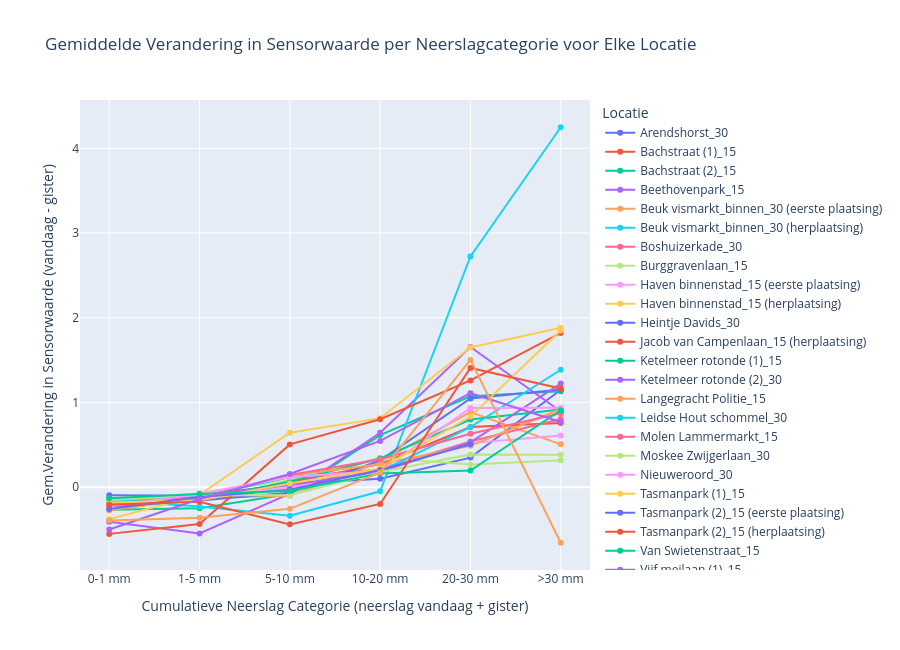

The notebook cell saved with this chart:
### Code cell
# n_cum vs s_prev_diff

# Define a function to categorize 'n_cum' into bins for analysis
def categorize_rainfall(n_cum_value):
    if n_cum_value < 1:
        return '0-1 mm'
    elif 1 <= n_cum_value < 5:
        return '1-5 mm'
    elif 5 <= n_cum_value < 10:
        return '5-10 mm'
    elif 10 <= n_cum_value < 20:
        return '10-20 mm'
    elif 20 <= n_cum_value < 30:
        return '20-30 mm'
    else:
        return '>30 mm'

# Remove the specific location from the DataFrame, because this is an outlier to the dataset
df_filtered = df[df['locatie'] != 'Jacob van Campenlaan_15 (eerste plaatsing)']

# Apply categorization to 'n_cum' column
df_filtered['n_cum_category'] = df_filtered['n_cum'].apply(categorize_rainfall)

# Calculate the mean 's_prev_diff_2' by location and 'n_cum' category
mean_s_prev_diff_2_by_rain_category = df_filtered.groupby(['locatie', 'n_cum_category'])['s_prev_diff'].mean().unstack()


# Ensure correct ordering of 'n_cum_category'
correct_order = ['0-1 mm', '1-5 mm', '5-10 mm', '10-20 mm', '20-30 mm', '>30 mm']
mean_s_prev_diff_2_by_rain_category = mean_s_prev_diff_2_by_rain_category[correct_order]

# Create an interactive line plot
fig = go.Figure()

# Add a trace for each location
for locatie in mean_s_prev_diff_2_by_rain_category.index:
    fig.add_trace(go.Scatter(
        x=mean_s_prev_diff_2_by_rain_category.columns,
        y=mean_s_prev_diff_2_by_rain_category.loc[locatie],
        mode='lines+markers',
        name=locatie,
        hoverinfo='text',
        text=[f"Locatie: {locatie}<br>Neerslag Categorie: {category}<br>Gemiddelde Verandering: {value:.2f}"
              for category, value in zip(mean_s_prev_diff_2_by_rain_category.columns, 
                                         mean_s_prev_diff_2_by_rain_category.loc[locatie])]
    ))

# Customize layout with increased height
fig.update_layout(
    title="Gemiddelde Verandering in Sensorwaarde per Neerslagcategorie voor Elke Locatie",
    xaxis_title="Cumulatieve Neerslag Categorie (neerslag vandaag + gister)",
    yaxis_title="Gem.Verandering in Sensorwaarde (vandaag - gister)",
    xaxis=dict(tickmode='array', tickvals=correct_order),
    legend_title="Locatie",
    hovermode='closest',
    height=650  # Doubling the height for a taller plot
)

# Display the interactive plot
fig.show()

### Figure 1 — Plotly figure (JSON) as saved in the notebook; plotly's stock layout.template omitted (floating-point values rounded to 4 significant figures)
{"data": [{"hoverinfo": "text", "mode": "lines+markers", "name": "Arendshorst_30", "text": ["Locatie: Arendshorst_30<br>Neerslag Categorie: 0-1 mm<br>Gemiddelde Verandering: -0.09", "Locatie: Arendshorst_30<br>Neerslag Categorie: 1-5 mm<br>Gemiddelde Verandering: -0.10", "Locatie: Arendshorst_30<br>Neerslag Categorie: 5-10 mm<br>Gemiddelde Verandering: 0.04", "Locatie: Arendshorst_30<br>Neerslag Categorie: 10-20 mm<br>Gemiddelde Verandering: 0.10", "Locatie: Arendshorst_30<br>Neerslag Categorie: 20-30 mm<br>Gemiddelde Verandering: 0.35", "Locatie: Arendshorst_30<br>Neerslag Categorie: >30 mm<br>Gemiddelde Verandering: 1.15"], "type": "scatter", "x": ["0-1 mm", "1-5 mm", "5-10 mm", "10-20 mm", "20-30 mm", ">30 mm"], "y": [-0.09459, -0.1004, 0.0376, 0.09816, 0.3484, 1.15]}, {"hoverinfo": "text", "mode": "lines+markers", "name": "Bachstraat (1)_15", "text": ["Locatie: Bachstraat (1)_15<br>Neerslag Categorie: 0-1 mm<br>Gemiddelde Verandering: -0.18", "Locatie: Bachstraat (1)_15<br>Neerslag Categorie: 1-5 mm<br>Gemiddelde Verandering: -0.14", "Locatie: Bachstraat (1)_15<br>Neerslag Categorie: 5-10 mm<br>Gemiddelde Verandering: 0.06", "Locatie: Bachstraat (1)_15<br>Neerslag Categorie: 10-20 mm<br>Gemiddelde Verandering: 0.27", "Locatie: Bachstraat (1)_15<br>Neerslag Categorie: 20-30 mm<br>Gemiddelde Verandering: 0.71", "Locatie: Bachstraat (1)_15<br>Neerslag Categorie: >30 mm<br>Gemiddelde Verandering: 0.76"], "type": "scatter", "x": ["0-1 mm", "1-5 mm", "5-10 mm", "10-20 mm", "20-30 mm", ">30 mm"], "y": [-0.1835, -0.1394, 0.0563, 0.2716, 0.7087, 0.7569]}, {"hoverinfo": "text", "mode": "lines+markers", "name": "Bachstraat (2)_15", "text": ["Locatie: Bachstraat (2)_15<br>Neerslag Categorie: 0-1 mm<br>Gemiddelde Verandering: -0.27", "Locatie: Bachstraat (2)_15<br>Neerslag Categorie: 1-5 mm<br>Gemiddelde Verandering: -0.25", "Locatie: Bachstraat (2)_15<br>Neerslag Categorie: 5-10 mm<br>Gemiddelde Verandering: -0.08", "Locatie: Bachstraat (2)_15<br>Neerslag Categorie: 10-20 mm<br>Gemiddelde Verandering: 0.61", "Locatie: Bachstraat (2)_15<br>Neerslag Categorie: 20-30 mm<br>Gemiddelde Verandering: 1.07", "Locatie: Bachstraat (2)_15<br>Neerslag Categorie: >30 mm<br>Gemiddelde Verandering: 1.13"], "type": "scatter", "x": ["0-1 mm", "1-5 mm", "5-10 mm", "10-20 mm", "20-30 mm", ">30 mm"], "y": [-0.2684, -0.2494, -0.08205, 0.6147, 1.072, 1.131]}, {"hoverinfo": "text", "mode": "lines+markers", "name": "Beethovenpark_15", "text": ["Locatie: Beethovenpark_15<br>Neerslag Categorie: 0-1 mm<br>Gemiddelde Verandering: -0.41", "Locatie: Beethovenpark_15<br>Neerslag Categorie: 1-5 mm<br>Gemiddelde Verandering: -0.55", "Locatie: Beethovenpark_15<br>Neerslag Categorie: 5-10 mm<br>Gemiddelde Verandering: -0.08", "Locatie: Beethovenpark_15<br>Neerslag Categorie: 10-20 mm<br>Gemiddelde Verandering: 0.64", "Locatie: Beethovenpark_15<br>Neerslag Categorie: 20-30 mm<br>Gemiddelde Verandering: 1.65", "Locatie: Beethovenpark_15<br>Neerslag Categorie: >30 mm<br>Gemiddelde Verandering: 0.89"], "type": "scatter", "x": ["0-1 mm", "1-5 mm", "5-10 mm", "10-20 mm", "20-30 mm", ">30 mm"], "y": [-0.4088, -0.5459, -0.0756, 0.6411, 1.655, 0.8936]}, {"hoverinfo": "text", "mode": "lines+markers", "name": "Beuk vismarkt_binnen_30 (eerste plaatsing)", "text": ["Locatie: Beuk vismarkt_binnen_30 (eerste plaatsing)<br>Neerslag Categorie: 0-1 mm<br>Gemiddelde Verandering: -0.28", "Locatie: Beuk vismarkt_binnen_30 (eerste plaatsing)<br>Neerslag Categorie: 1-5 mm<br>Gemiddelde Verandering: -0.13", "Locatie: Beuk vismarkt_binnen_30 (eerste plaatsing)<br>Neerslag Categorie: 5-10 mm<br>Gemiddelde Verandering: -0.10", "Locatie: Beuk vismarkt_binnen_30 (eerste plaatsing)<br>Neerslag Categorie: 10-20 mm<br>Gemiddelde Verandering: 0.30", "Locatie: Beuk vismarkt_binnen_30 (eerste plaatsing)<br>Neerslag Categorie: 20-30 mm<br>Gemiddelde Verandering: 0.89", "Locatie: Beuk vismarkt_binnen_30 (eerste plaatsing)<br>Neerslag Categorie: >30 mm<br>Gemiddelde Verandering: 0.51"], "type": "scatter", "x": ["0-1 mm", "1-5 mm", "5-10 mm", "10-20 mm", "20-30 mm", ">30 mm"], "y": [-0.2759, -0.1263, -0.1029, 0.3031, 0.8871, 0.5052]}, {"hoverinfo": "text", "mode": "lines+markers", "name": "Beuk vismarkt_binnen_30 (herplaatsing)", "text": ["Locatie: Beuk vismarkt_binnen_30 (herplaatsing)<br>Neerslag Categorie: 0-1 mm<br>Gemiddelde Verandering: -0.16", "Locatie: Beuk vismarkt_binnen_30 (herplaatsing)<br>Neerslag Categorie: 1-5 mm<br>Gemiddelde Verandering: -0.23", "Locatie: Beuk vismarkt_binnen_30 (herplaatsing)<br>Neerslag Categorie: 5-10 mm<br>Gemiddelde Verandering: -0.34", "Locatie: Beuk vismarkt_binnen_30 (herplaatsing)<br>Neerslag Categorie: 10-20 mm<br>Gemiddelde Verandering: -0.05", "Locatie: Beuk vismarkt_binnen_30 (herplaatsing)<br>Neerslag Categorie: 20-30 mm<br>Gemiddelde Verandering: 2.72", "Locatie: Beuk vismarkt_binnen_30 (herplaatsing)<br>Neerslag Categorie: >30 mm<br>Gemiddelde Verandering: 4.25"], "type": "scatter", "x": ["0-1 mm", "1-5 mm", "5-10 mm", "10-20 mm", "20-30 mm", ">30 mm"], "y": [-0.1587, -0.2277, -0.3379, -0.0495, 2.723, 4.249]}, {"hoverinfo": "text", "mode": "lines+markers", "name": "Boshuizerkade_30", "text": ["Locatie: Boshuizerkade_30<br>Neerslag Categorie: 0-1 mm<br>Gemiddelde Verandering: -0.15", "Locatie: Boshuizerkade_30<br>Neerslag Categorie: 1-5 mm<br>Gemiddelde Verandering: -0.11", "Locatie: Boshuizerkade_30<br>Neerslag Categorie: 5-10 mm<br>Gemiddelde Verandering: 0.12", "Locatie: Boshuizerkade_30<br>Neerslag Categorie: 10-20 mm<br>Gemiddelde Verandering: 0.21", "Locatie: Boshuizerkade_30<br>Neerslag Categorie: 20-30 mm<br>Gemiddelde Verandering: 0.54", "Locatie: Boshuizerkade_30<br>Neerslag Categorie: >30 mm<br>Gemiddelde Verandering: 0.80"], "type": "scatter", "x": ["0-1 mm", "1-5 mm", "5-10 mm", "10-20 mm", "20-30 mm", ">30 mm"], "y": [-0.1513, -0.105, 0.1171, 0.2116, 0.5389, 0.8048]}, {"hoverinfo": "text", "mode": "lines+markers", "name": "Burggravenlaan_15", "text": ["Locatie: Burggravenlaan_15<br>Neerslag Categorie: 0-1 mm<br>Gemiddelde Verandering: -0.16", "Locatie: Burggravenlaan_15<br>Neerslag Categorie: 1-5 mm<br>Gemiddelde Verandering: -0.07", "Locatie: Burggravenlaan_15<br>Neerslag Categorie: 5-10 mm<br>Gemiddelde Verandering: 0.08", "Locatie: Burggravenlaan_15<br>Neerslag Categorie: 10-20 mm<br>Gemiddelde Verandering: 0.35", "Locatie: Burggravenlaan_15<br>Neerslag Categorie: 20-30 mm<br>Gemiddelde Verandering: 0.27", "Locatie: Burggravenlaan_15<br>Neerslag Categorie: >30 mm<br>Gemiddelde Verandering: 0.32"], "type": "scatter", "x": ["0-1 mm", "1-5 mm", "5-10 mm", "10-20 mm", "20-30 mm", ">30 mm"], "y": [-0.1622, -0.07094, 0.08245, 0.3477, 0.2675, 0.3172]}, {"hoverinfo": "text", "mode": "lines+markers", "name": "Haven binnenstad_15 (eerste plaatsing)", "text": ["Locatie: Haven binnenstad_15 (eerste plaatsing)<br>Neerslag Categorie: 0-1 mm<br>Gemiddelde Verandering: -0.23", "Locatie: Haven binnenstad_15 (eerste plaatsing)<br>Neerslag Categorie: 1-5 mm<br>Gemiddelde Verandering: -0.13", "Locatie: Haven binnenstad_15 (eerste plaatsing)<br>Neerslag Categorie: 5-10 mm<br>Gemiddelde Verandering: -0.01", "Locatie: Haven binnenstad_15 (eerste plaatsing)<br>Neerslag Categorie: 10-20 mm<br>Gemiddelde Verandering: 0.20", "Locatie: Haven binnenstad_15 (eerste plaatsing)<br>Neerslag Categorie: 20-30 mm<br>Gemiddelde Verandering: 0.52", "Locatie: Haven binnenstad_15 (eerste plaatsing)<br>Neerslag Categorie: >30 mm<br>Gemiddelde Verandering: 0.61"], "type": "scatter", "x": ["0-1 mm", "1-5 mm", "5-10 mm", "10-20 mm", "20-30 mm", ">30 mm"], "y": [-0.2279, -0.1252, -0.005379, 0.2034, 0.5197, 0.6106]}, {"hoverinfo": "text", "mode": "lines+markers", "name": "Haven binnenstad_15 (herplaatsing)", "text": ["Locatie: Haven binnenstad_15 (herplaatsing)<br>Neerslag Categorie: 0-1 mm<br>Gemiddelde Verandering: -0.38", "Locatie: Haven binnenstad_15 (herplaatsing)<br>Neerslag Categorie: 1-5 mm<br>Gemiddelde Verandering: -0.09", "Locatie: Haven binnenstad_15 (herplaatsing)<br>Neerslag Categorie: 5-10 mm<br>Gemiddelde Verandering: 0.64", "Locatie: Haven binnenstad_15 (herplaatsing)<br>Neerslag Categorie: 10-20 mm<br>Gemiddelde Verandering: 0.81", "Locatie: Haven binnenstad_15 (herplaatsing)<br>Neerslag Categorie: 20-30 mm<br>Gemiddelde Verandering: 1.65", "Locatie: Haven binnenstad_15 (herplaatsing)<br>Neerslag Categorie: >30 mm<br>Gemiddelde Verandering: 1.88"], "type": "scatter", "x": ["0-1 mm", "1-5 mm", "5-10 mm", "10-20 mm", "20-30 mm", ">30 mm"], "y": [-0.3792, -0.09209, 0.6417, 0.8142, 1.649, 1.883]}, {"hoverinfo": "text", "mode": "lines+markers", "name": "Heintje Davids_30", "text": ["Locatie: Heintje Davids_30<br>Neerslag Categorie: 0-1 mm<br>Gemiddelde Verandering: -0.23", "Locatie: Heintje Davids_30<br>Neerslag Categorie: 1-5 mm<br>Gemiddelde Verandering: -0.16", "Locatie: Heintje Davids_30<br>Neerslag Categorie: 5-10 mm<br>Gemiddelde Verandering: -0.07", "Locatie: Heintje Davids_30<br>Neerslag Categorie: 10-20 mm<br>Gemiddelde Verandering: 0.32", "Locatie: Heintje Davids_30<br>Neerslag Categorie: 20-30 mm<br>Gemiddelde Verandering: 1.05", "Locatie: Heintje Davids_30<br>Neerslag Categorie: >30 mm<br>Gemiddelde Verandering: 1.15"], "type": "scatter", "x": ["0-1 mm", "1-5 mm", "5-10 mm", "10-20 mm", "20-30 mm", ">30 mm"], "y": [-0.2293, -0.1591, -0.06618, 0.3159, 1.047, 1.151]}, {"hoverinfo": "text", "mode": "lines+markers", "name": "Jacob van Campenlaan_15 (herplaatsing)", "text": ["Locatie: Jacob van Campenlaan_15 (herplaatsing)<br>Neerslag Categorie: 0-1 mm<br>Gemiddelde Verandering: -0.55", "Locatie: Jacob van Campenlaan_15 (herplaatsing)<br>Neerslag Categorie: 1-5 mm<br>Gemiddelde Verandering: -0.44", "Locatie: Jacob van Campenlaan_15 (herplaatsing)<br>Neerslag Categorie: 5-10 mm<br>Gemiddelde Verandering: 0.50", "Locatie: Jacob van Campenlaan_15 (herplaatsing)<br>Neerslag Categorie: 10-20 mm<br>Gemiddelde Verandering: 0.80", "Locatie: Jacob van Campenlaan_15 (herplaatsing)<br>Neerslag Categorie: 20-30 mm<br>Gemiddelde Verandering: 1.26", "Locatie: Jacob van Campenlaan_15 (herplaatsing)<br>Neerslag Categorie: >30 mm<br>Gemiddelde Verandering: 1.82"], "type": "scatter", "x": ["0-1 mm", "1-5 mm", "5-10 mm", "10-20 mm", "20-30 mm", ">30 mm"], "y": [-0.5518, -0.4359, 0.5044, 0.8015, 1.26, 1.82]}, {"hoverinfo": "text", "mode": "lines+markers", "name": "Ketelmeer rotonde (1)_15", "text": ["Locatie: Ketelmeer rotonde (1)_15<br>Neerslag Categorie: 0-1 mm<br>Gemiddelde Verandering: -0.19", "Locatie: Ketelmeer rotonde (1)_15<br>Neerslag Categorie: 1-5 mm<br>Gemiddelde Verandering: -0.15", "Locatie: Ketelmeer rotonde (1)_15<br>Neerslag Categorie: 5-10 mm<br>Gemiddelde Verandering: 0.07", "Locatie: Ketelmeer rotonde (1)_15<br>Neerslag Categorie: 10-20 mm<br>Gemiddelde Verandering: 0.34", "Locatie: Ketelmeer rotonde (1)_15<br>Neerslag Categorie: 20-30 mm<br>Gemiddelde Verandering: 0.80", "Locatie: Ketelmeer rotonde (1)_15<br>Neerslag Categorie: >30 mm<br>Gemiddelde Verandering: 0.92"], "type": "scatter", "x": ["0-1 mm", "1-5 mm", "5-10 mm", "10-20 mm", "20-30 mm", ">30 mm"], "y": [-0.1946, -0.1483, 0.0676, 0.3385, 0.7976, 0.9161]}, {"hoverinfo": "text", "mode": "lines+markers", "name": "Ketelmeer rotonde (2)_30", "text": ["Locatie: Ketelmeer rotonde (2)_30<br>Neerslag Categorie: 0-1 mm<br>Gemiddelde Verandering: -0.14", "Locatie: Ketelmeer rotonde (2)_30<br>Neerslag Categorie: 1-5 mm<br>Gemiddelde Verandering: -0.11", "Locatie: Ketelmeer rotonde (2)_30<br>Neerslag Categorie: 5-10 mm<br>Gemiddelde Verandering: 0.02", "Locatie: Ketelmeer rotonde (2)_30<br>Neerslag Categorie: 10-20 mm<br>Gemiddelde Verandering: 0.18", "Locatie: Ketelmeer rotonde (2)_30<br>Neerslag Categorie: 20-30 mm<br>Gemiddelde Verandering: 0.53", "Locatie: Ketelmeer rotonde (2)_30<br>Neerslag Categorie: >30 mm<br>Gemiddelde Verandering: 1.22"], "type": "scatter", "x": ["0-1 mm", "1-5 mm", "5-10 mm", "10-20 mm", "20-30 mm", ">30 mm"], "y": [-0.1393, -0.1128, 0.02471, 0.1828, 0.5289, 1.223]}, {"hoverinfo": "text", "mode": "lines+markers", "name": "Langegracht Politie_15", "text": ["Locatie: Langegracht Politie_15<br>Neerslag Categorie: 0-1 mm<br>Gemiddelde Verandering: -0.16", "Locatie: Langegracht Politie_15<br>Neerslag Categorie: 1-5 mm<br>Gemiddelde Verandering: -0.13", "Locatie: Langegracht Politie_15<br>Neerslag Categorie: 5-10 mm<br>Gemiddelde Verandering: 0.14", "Locatie: Langegracht Politie_15<br>Neerslag Categorie: 10-20 mm<br>Gemiddelde Verandering: 0.27", "Locatie: Langegracht Politie_15<br>Neerslag Categorie: 20-30 mm<br>Gemiddelde Verandering: 0.49", "Locatie: Langegracht Politie_15<br>Neerslag Categorie: >30 mm<br>Gemiddelde Verandering: 0.92"], "type": "scatter", "x": ["0-1 mm", "1-5 mm", "5-10 mm", "10-20 mm", "20-30 mm", ">30 mm"], "y": [-0.1623, -0.1253, 0.1381, 0.2698, 0.4883, 0.9222]}, {"hoverinfo": "text", "mode": "lines+markers", "name": "Leidse Hout schommel_30", "text": ["Locatie: Leidse Hout schommel_30<br>Neerslag Categorie: 0-1 mm<br>Gemiddelde Verandering: -0.17", "Locatie: Leidse Hout schommel_30<br>Neerslag Categorie: 1-5 mm<br>Gemiddelde Verandering: -0.12", "Locatie: Leidse Hout schommel_30<br>Neerslag Categorie: 5-10 mm<br>Gemiddelde Verandering: 0.12", "Locatie: Leidse Hout schommel_30<br>Neerslag Categorie: 10-20 mm<br>Gemiddelde Verandering: 0.18", "Locatie: Leidse Hout schommel_30<br>Neerslag Categorie: 20-30 mm<br>Gemiddelde Verandering: 0.71", "Locatie: Leidse Hout schommel_30<br>Neerslag Categorie: >30 mm<br>Gemiddelde Verandering: 1.39"], "type": "scatter", "x": ["0-1 mm", "1-5 mm", "5-10 mm", "10-20 mm", "20-30 mm", ">30 mm"], "y": [-0.1732, -0.1188, 0.1233, 0.1848, 0.7076, 1.386]}, {"hoverinfo": "text", "mode": "lines+markers", "name": "Molen Lammermarkt_15", "text": ["Locatie: Molen Lammermarkt_15<br>Neerslag Categorie: 0-1 mm<br>Gemiddelde Verandering: -0.19", "Locatie: Molen Lammermarkt_15<br>Neerslag Categorie: 1-5 mm<br>Gemiddelde Verandering: -0.12", "Locatie: Molen Lammermarkt_15<br>Neerslag Categorie: 5-10 mm<br>Gemiddelde Verandering: 0.14", "Locatie: Molen Lammermarkt_15<br>Neerslag Categorie: 10-20 mm<br>Gemiddelde Verandering: 0.33", "Locatie: Molen Lammermarkt_15<br>Neerslag Categorie: 20-30 mm<br>Gemiddelde Verandering: 0.63", "Locatie: Molen Lammermarkt_15<br>Neerslag Categorie: >30 mm<br>Gemiddelde Verandering: 0.87"], "type": "scatter", "x": ["0-1 mm", "1-5 mm", "5-10 mm", "10-20 mm", "20-30 mm", ">30 mm"], "y": [-0.1949, -0.1238, 0.1441, 0.3296, 0.6297, 0.8727]}, {"hoverinfo": "text", "mode": "lines+markers", "name": "Moskee Zwijgerlaan_30", "text": ["Locatie: Moskee Zwijgerlaan_30<br>Neerslag Categorie: 0-1 mm<br>Gemiddelde Verandering: -0.15", "Locatie: Moskee Zwijgerlaan_30<br>Neerslag Categorie: 1-5 mm<br>Gemiddelde Verandering: -0.09", "Locatie: Moskee Zwijgerlaan_30<br>Neerslag Categorie: 5-10 mm<br>Gemiddelde Verandering: -0.10", "Locatie: Moskee Zwijgerlaan_30<br>Neerslag Categorie: 10-20 mm<br>Gemiddelde Verandering: 0.18", "Locatie: Moskee Zwijgerlaan_30<br>Neerslag Categorie: 20-30 mm<br>Gemiddelde Verandering: 0.39", "Locatie: Moskee Zwijgerlaan_30<br>Neerslag Categorie: >30 mm<br>Gemiddelde Verandering: 0.38"], "type": "scatter", "x": ["0-1 mm", "1-5 mm", "5-10 mm", "10-20 mm", "20-30 mm", ">30 mm"], "y": [-0.1514, -0.09368, -0.0956, 0.1791, 0.3854, 0.3812]}, {"hoverinfo": "text", "mode": "lines+markers", "name": "Nieuweroord_30", "text": ["Locatie: Nieuweroord_30<br>Neerslag Categorie: 0-1 mm<br>Gemiddelde Verandering: -0.23", "Locatie: Nieuweroord_30<br>Neerslag Categorie: 1-5 mm<br>Gemiddelde Verandering: -0.08", "Locatie: Nieuweroord_30<br>Neerslag Categorie: 5-10 mm<br>Gemiddelde Verandering: 0.12", "Locatie: Nieuweroord_30<br>Neerslag Categorie: 10-20 mm<br>Gemiddelde Verandering: 0.19", "Locatie: Nieuweroord_30<br>Neerslag Categorie: 20-30 mm<br>Gemiddelde Verandering: 0.94", "Locatie: Nieuweroord_30<br>Neerslag Categorie: >30 mm<br>Gemiddelde Verandering: 0.94"], "type": "scatter", "x": ["0-1 mm", "1-5 mm", "5-10 mm", "10-20 mm", "20-30 mm", ">30 mm"], "y": [-0.2274, -0.07899, 0.1186, 0.1908, 0.9352, 0.937]}, {"hoverinfo": "text", "mode": "lines+markers", "name": "Tasmanpark (1)_15", "text": ["Locatie: Tasmanpark (1)_15<br>Neerslag Categorie: 0-1 mm<br>Gemiddelde Verandering: -0.18", "Locatie: Tasmanpark (1)_15<br>Neerslag Categorie: 1-5 mm<br>Gemiddelde Verandering: -0.15", "Locatie: Tasmanpark (1)_15<br>Neerslag Categorie: 5-10 mm<br>Gemiddelde Verandering: 0.04", "Locatie: Tasmanpark (1)_15<br>Neerslag Categorie: 10-20 mm<br>Gemiddelde Verandering: 0.22", "Locatie: Tasmanpark (1)_15<br>Neerslag Categorie: 20-30 mm<br>Gemiddelde Verandering: 0.83", "Locatie: Tasmanpark (1)_15<br>Neerslag Categorie: >30 mm<br>Gemiddelde Verandering: 1.85"], "type": "scatter", "x": ["0-1 mm", "1-5 mm", "5-10 mm", "10-20 mm", "20-30 mm", ">30 mm"], "y": [-0.1821, -0.1536, 0.04324, 0.2203, 0.8335, 1.848]}, {"hoverinfo": "text", "mode": "lines+markers", "name": "Tasmanpark (2)_15 (eerste plaatsing)", "text": ["Locatie: Tasmanpark (2)_15 (eerste plaatsing)<br>Neerslag Categorie: 0-1 mm<br>Gemiddelde Verandering: -0.26", "Locatie: Tasmanpark (2)_15 (eerste plaatsing)<br>Neerslag Categorie: 1-5 mm<br>Gemiddelde Verandering: -0.12", "Locatie: Tasmanpark (2)_15 (eerste plaatsing)<br>Neerslag Categorie: 5-10 mm<br>Gemiddelde Verandering: -0.03", "Locatie: Tasmanpark (2)_15 (eerste plaatsing)<br>Neerslag Categorie: 10-20 mm<br>Gemiddelde Verandering: 0.20", "Locatie: Tasmanpark (2)_15 (eerste plaatsing)<br>Neerslag Categorie: 20-30 mm<br>Gemiddelde Verandering: 0.51", "Locatie: Tasmanpark (2)_15 (eerste plaatsing)<br>Neerslag Categorie: >30 mm<br>Gemiddelde Verandering: nan"], "type": "scatter", "x": ["0-1 mm", "1-5 mm", "5-10 mm", "10-20 mm", "20-30 mm", ">30 mm"], "y": [-0.2579, -0.1152, -0.03011, 0.2029, 0.5068, NaN]}, {"hoverinfo": "text", "mode": "lines+markers", "name": "Tasmanpark (2)_15 (herplaatsing)", "text": ["Locatie: Tasmanpark (2)_15 (herplaatsing)<br>Neerslag Categorie: 0-1 mm<br>Gemiddelde Verandering: -0.21", "Locatie: Tasmanpark (2)_15 (herplaatsing)<br>Neerslag Categorie: 1-5 mm<br>Gemiddelde Verandering: -0.17", "Locatie: Tasmanpark (2)_15 (herplaatsing)<br>Neerslag Categorie: 5-10 mm<br>Gemiddelde Verandering: -0.44", "Locatie: Tasmanpark (2)_15 (herplaatsing)<br>Neerslag Categorie: 10-20 mm<br>Gemiddelde Verandering: -0.20", "Locatie: Tasmanpark (2)_15 (herplaatsing)<br>Neerslag Categorie: 20-30 mm<br>Gemiddelde Verandering: 1.41", "Locatie: Tasmanpark (2)_15 (herplaatsing)<br>Neerslag Categorie: >30 mm<br>Gemiddelde Verandering: 1.17"], "type": "scatter", "x": ["0-1 mm", "1-5 mm", "5-10 mm", "10-20 mm", "20-30 mm", ">30 mm"], "y": [-0.2082, -0.173, -0.4396, -0.1985, 1.408, 1.165]}, {"hoverinfo": "text", "mode": "lines+markers", "name": "Van Swietenstraat_15", "text": ["Locatie: Van Swietenstraat_15<br>Neerslag Categorie: 0-1 mm<br>Gemiddelde Verandering: -0.13", "Locatie: Van Swietenstraat_15<br>Neerslag Categorie: 1-5 mm<br>Gemiddelde Verandering: -0.08", "Locatie: Van Swietenstraat_15<br>Neerslag Categorie: 5-10 mm<br>Gemiddelde Verandering: -0.05", "Locatie: Van Swietenstraat_15<br>Neerslag Categorie: 10-20 mm<br>Gemiddelde Verandering: 0.16", "Locatie: Van Swietenstraat_15<br>Neerslag Categorie: 20-30 mm<br>Gemiddelde Verandering: 0.20", "Locatie: Van Swietenstraat_15<br>Neerslag Categorie: >30 mm<br>Gemiddelde Verandering: 0.91"], "type": "scatter", "x": ["0-1 mm", "1-5 mm", "5-10 mm", "10-20 mm", "20-30 mm", ">30 mm"], "y": [-0.1325, -0.08221, -0.04511, 0.1624, 0.1968, 0.908]}, {"hoverinfo": "text", "mode": "lines+markers", "name": "Vijf meilaan (1)_15", "text": ["Locatie: Vijf meilaan (1)_15<br>Neerslag Categorie: 0-1 mm<br>Gemiddelde Verandering: -0.50", "Locatie: Vijf meilaan (1)_15<br>Neerslag Categorie: 1-5 mm<br>Gemiddelde Verandering: -0.14", "Locatie: Vijf meilaan (1)_15<br>Neerslag Categorie: 5-10 mm<br>Gemiddelde Verandering: 0.15", "Locatie: Vijf meilaan (1)_15<br>Neerslag Categorie: 10-20 mm<br>Gemiddelde Verandering: 0.55", "Locatie: Vijf meilaan (1)_15<br>Neerslag Categorie: 20-30 mm<br>Gemiddelde Verandering: 1.11", "Locatie: Vijf meilaan (1)_15<br>Neerslag Categorie: >30 mm<br>Gemiddelde Verandering: 0.77"], "type": "scatter", "x": ["0-1 mm", "1-5 mm", "5-10 mm", "10-20 mm", "20-30 mm", ">30 mm"], "y": [-0.5008, -0.1392, 0.1548, 0.546, 1.109, 0.7692]}, {"hoverinfo": "text", "mode": "lines+markers", "name": "Vijf meilaan (2)_30", "text": ["Locatie: Vijf meilaan (2)_30<br>Neerslag Categorie: 0-1 mm<br>Gemiddelde Verandering: -0.39", "Locatie: Vijf meilaan (2)_30<br>Neerslag Categorie: 1-5 mm<br>Gemiddelde Verandering: -0.36", "Locatie: Vijf meilaan (2)_30<br>Neerslag Categorie: 5-10 mm<br>Gemiddelde Verandering: -0.26", "Locatie: Vijf meilaan (2)_30<br>Neerslag Categorie: 10-20 mm<br>Gemiddelde Verandering: 0.17", "Locatie: Vijf meilaan (2)_30<br>Neerslag Categorie: 20-30 mm<br>Gemiddelde Verandering: 1.50", "Locatie: Vijf meilaan (2)_30<br>Neerslag Categorie: >30 mm<br>Gemiddelde Verandering: -0.66"], "type": "scatter", "x": ["0-1 mm", "1-5 mm", "5-10 mm", "10-20 mm", "20-30 mm", ">30 mm"], "y": [-0.3939, -0.36, -0.2566, 0.1742, 1.502, -0.6565]}], "layout": {"height": 650, "hovermode": "closest", "legend": {"title": {"text": "Locatie"}}, "title": {"text": "Gemiddelde Verandering in Sensorwaarde per Neerslagcategorie voor Elke Locatie"}, "xaxis": {"tickmode": "array", "tickvals": ["0-1 mm", "1-5 mm", "5-10 mm", "10-20 mm", "20-30 mm", ">30 mm"], "title": {"text": "Cumulatieve Neerslag Categorie (neerslag vandaag + gister)"}}, "yaxis": {"title": {"text": "Gem.Verandering in Sensorwaarde (vandaag - gister)"}}}}
